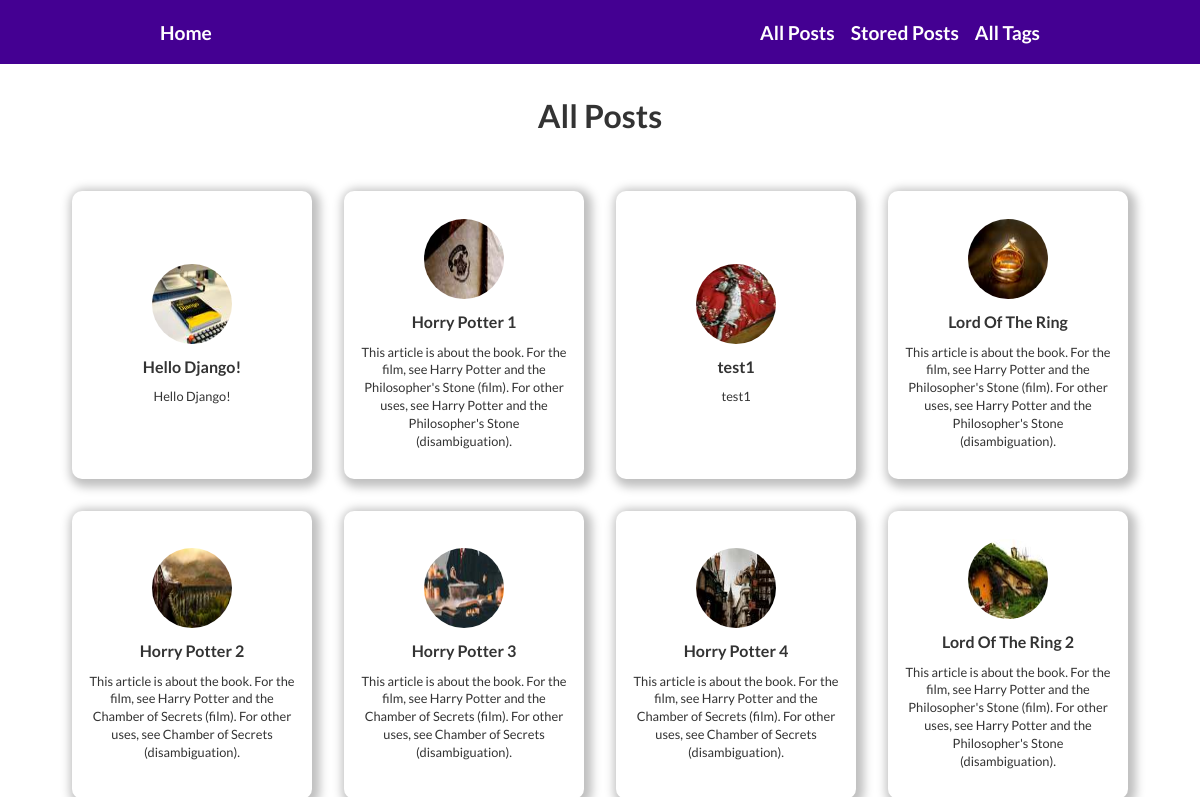
The page /posts on the database its author committed.
### posts/models.py (models this page shows, shortened)
class Post(models.Model):
    title = models.CharField(max_length=100)
    excerpt = models.CharField(max_length=200, null=True)
    author = models.ForeignKey('Author', on_delete=models.SET_NULL, null=True, related_name="posts")
    posted = models.DateField(auto_now=True)        # Only updated after calling save() method if data already exist!
    body = RichTextUploadingField()
    slug = models.SlugField(default="", blank=True, unique=True, db_index=True)
    image = ProcessedImageField(
        upload_to="posts",
        processors=[
            Adjust(contrast=1.2, sharpness=1.1),
            ResizeToFit(121, 121)
        ],
        format='JPEG',
        options={'quality': 60},
        null=True,
    )
    tags = models.ManyToManyField('Tag', null=True, related_name="posts")
    def save(self, *kwargs, **args):
        self.slug = slugify(self.title)
        super().save(*kwargs, **args)

### posts/views.py (the view)
# urls.py: path("posts", views.PostsView.as_view(), name="posts"),
class PostsView(ListView):
  template_name = 'posts/posts.html'
  model = Post
  ordering = ["-posted"]
  context_object_name = "posts"

### posts/templates/posts/posts.html (shortened to what this page needs)
{% extends 'base.html' %}
{% load static %}
{% block css_file %}
  <link rel="stylesheet" href="{% static 'posts/posts.css' %}">
  <link rel="stylesheet" href="{% static 'posts/post_card.css' %}">
  {% endblock %}
{% block content %}
<h1>All Posts</h1>
  {% include "posts/includes/post_card.html" %}
{% endblock %}

### posts/templates/posts/includes/post_card.html
{% load static%}
<div class="post-container">
  {% for post in posts %}
    <a href="{% url 'post-detail' post.slug %}" class="post-link">
      <div class="post-card">
        <img src="{{ post.image.url }}" alt="post-image" class="post-image">
        <h3 class="post-title">{{ post.title }}</h3>
        <p class="post-desc">{{ post.excerpt }}</p>
      </div>
    </a>
  {% endfor %}
</div>

### static/layout.css (style rules this page uses)
* { box-sizing: border-box; margin: 0; }
html { font-family: Lato, sans-serif; color:#333; }
body { width: 100%; height: 100vh; display: flex; flex-direction: column; align-items: center; }
h1 { margin: 2rem 0; }
h3 { margin-bottom: 15px; }
a, a:visited { text-decoration: none; }

### static/posts/post_card.css (style rules this page uses)
.post-container { display: grid; grid-template-columns: repeat(4, 1fr); gap: 2rem; margin-top: 1.5rem; padding: 0; }
.post-card { display: flex; flex-direction: column; align-items: center; justify-content: center; width: 15rem; height: 18rem; padding: 1.6rem 1rem; box-shadow: 3px 3px 10px 5px rgba(0,0,0, 0.25); border-radius: 10px; }
.post-image { margin-bottom: 0.8rem; width: 5rem; height: 5rem; border-radius: 5rem; }
.post-title { margin-bottom: 0.8rem; font-size: 1rem; }
.post-desc { font-size: 0.8rem; line-height: 1.4; text-align: center; }
.post-link, .post-link:visited { display: inline-block; text-decoration: none; color: #333; }

### rows shown on the page
Post: image (picture), title "Hello Django!", excerpt "Hello Django!"
Post: image (picture), title "Horry Potter 1", excerpt "This article is about the book. For the film, see Harry Potter and the Philosopher's Stone (film). For other uses, see Harry Potter and the Philosopher's Stone (disambiguation)."
Post: image (picture), title "test1", excerpt "test1"
Post: image (picture), title "Lord Of The Ring", excerpt "This article is about the book. For the film, see Harry Potter and the Philosopher's Stone (film). For other uses, see Harry Potter and the Philosopher's Stone (disambiguation)."
Post: image (picture), title "Horry Potter 2", excerpt "This article is about the book. For the film, see Harry Potter and the Chamber of Secrets (film). For other uses, see Chamber of Secrets (disambiguation)."
Post: image (picture), title "Horry Potter 3", excerpt "This article is about the book. For the film, see Harry Potter and the Chamber of Secrets (film). For other uses, see Chamber of Secrets (disambiguation)."
Post: image (picture), title "Horry Potter 4", excerpt "This article is about the book. For the film, see Harry Potter and the Chamber of Secrets (film). For other uses, see Chamber of Secrets (disambiguation)."
Post: image (picture), title "Lord Of The Ring 2", excerpt "This article is about the book. For the film, see Harry Potter and the Philosopher's Stone (film). For other uses, see Harry Potter and the Philosopher's Stone (disambiguation)."
